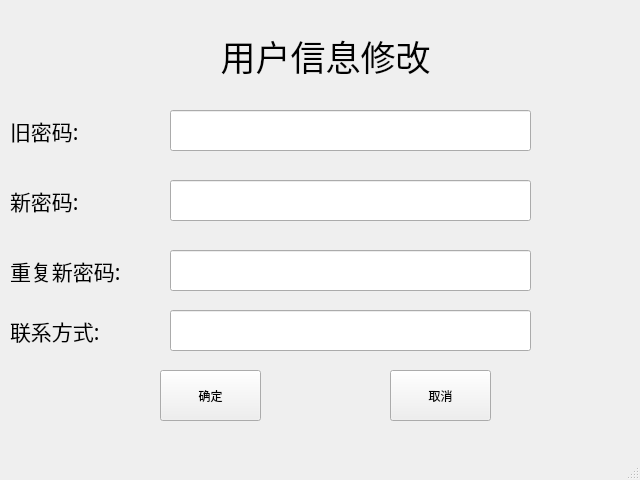
<?xml version="1.0" encoding="UTF-8"?>
<ui version="4.0">
 <class>changeInfo</class>
 <widget class="QMainWindow" name="changeInfo">
  <property name="geometry">
   <rect>
    <x>0</x>
    <y>0</y>
    <width>640</width>
    <height>480</height>
   </rect>
  </property>
  <property name="windowTitle">
   <string>MainWindow</string>
  </property>
  <widget class="QWidget" name="centralwidget">
   <widget class="QLabel" name="label">
    <property name="geometry">
     <rect>
      <x>60</x>
      <y>30</y>
      <width>531</width>
      <height>51</height>
     </rect>
    </property>
    <property name="font">
     <font>
      <family>华文新魏</family>
      <pointsize>26</pointsize>
     </font>
    </property>
    <property name="text">
     <string>用户信息修改</string>
    </property>
    <property name="alignment">
     <set>Qt::AlignCenter</set>
    </property>
   </widget>
   <widget class="QLabel" name="label_2">
    <property name="geometry">
     <rect>
      <x>10</x>
      <y>180</y>
      <width>151</width>
      <height>41</height>
     </rect>
    </property>
    <property name="font">
     <font>
      <family>方正粗黑宋简体</family>
      <pointsize>16</pointsize>
     </font>
    </property>
    <property name="text">
     <string>新密码:</string>
    </property>
   </widget>
   <widget class="QLabel" name="label_3">
    <property name="geometry">
     <rect>
      <x>10</x>
      <y>250</y>
      <width>151</width>
      <height>41</height>
     </rect>
    </property>
    <property name="font">
     <font>
      <family>方正粗黑宋简体</family>
      <pointsize>16</pointsize>
     </font>
    </property>
    <property name="text">
     <string>重复新密码:</string>
    </property>
   </widget>
   <widget class="QLabel" name="label_4">
    <property name="geometry">
     <rect>
      <x>10</x>
      <y>110</y>
      <width>151</width>
      <height>41</height>
     </rect>
    </property>
    <property name="font">
     <font>
      <family>方正粗黑宋简体</family>
      <pointsize>16</pointsize>
     </font>
    </property>
    <property name="text">
     <string>旧密码:</string>
    </property>
    <property name="textFormat">
     <enum>Qt::AutoText</enum>
    </property>
   </widget>
   <widget class="QLabel" name="label_5">
    <property name="geometry">
     <rect>
      <x>10</x>
      <y>310</y>
      <width>151</width>
      <height>41</height>
     </rect>
    </property>
    <property name="font">
     <font>
      <family>方正粗黑宋简体</family>
      <pointsize>16</pointsize>
     </font>
    </property>
    <property name="text">
     <string>联系方式:</string>
    </property>
   </widget>
   <widget class="QLineEdit" name="old_pass_edit">
    <property name="geometry">
     <rect>
      <x>170</x>
      <y>110</y>
      <width>361</width>
      <height>41</height>
     </rect>
    </property>
    <property name="font">
     <font>
      <pointsize>16</pointsize>
     </font>
    </property>
   </widget>
   <widget class="QLineEdit" name="new_pass_edit">
    <property name="geometry">
     <rect>
      <x>170</x>
      <y>180</y>
      <width>361</width>
      <height>41</height>
     </rect>
    </property>
    <property name="font">
     <font>
      <pointsize>16</pointsize>
     </font>
    </property>
   </widget>
   <widget class="QLineEdit" name="new_pass_edit2">
    <property name="geometry">
     <rect>
      <x>170</x>
      <y>250</y>
      <width>361</width>
      <height>41</height>
     </rect>
    </property>
    <property name="font">
     <font>
      <pointsize>16</pointsize>
     </font>
    </property>
   </widget>
   <widget class="QLineEdit" name="photo_edit">
    <property name="geometry">
     <rect>
      <x>170</x>
      <y>310</y>
      <width>361</width>
      <height>41</height>
     </rect>
    </property>
    <property name="font">
     <font>
      <pointsize>16</pointsize>
     </font>
    </property>
   </widget>
   <widget class="QPushButton" name="sure_btn">
    <property name="geometry">
     <rect>
      <x>160</x>
      <y>370</y>
      <width>101</width>
      <height>51</height>
     </rect>
    </property>
    <property name="text">
     <string>确定</string>
    </property>
   </widget>
   <widget class="QPushButton" name="exit_btn">
    <property name="geometry">
     <rect>
      <x>390</x>
      <y>370</y>
      <width>101</width>
      <height>51</height>
     </rect>
    </property>
    <property name="text">
     <string>取消</string>
    </property>
   </widget>
  </widget>
  <widget class="QMenuBar" name="menubar">
   <property name="geometry">
    <rect>
     <x>0</x>
     <y>0</y>
     <width>640</width>
     <height>17</height>
    </rect>
   </property>
  </widget>
  <widget class="QStatusBar" name="statusbar"/>
 </widget>
 <resources/>
 <connections/>
</ui>
